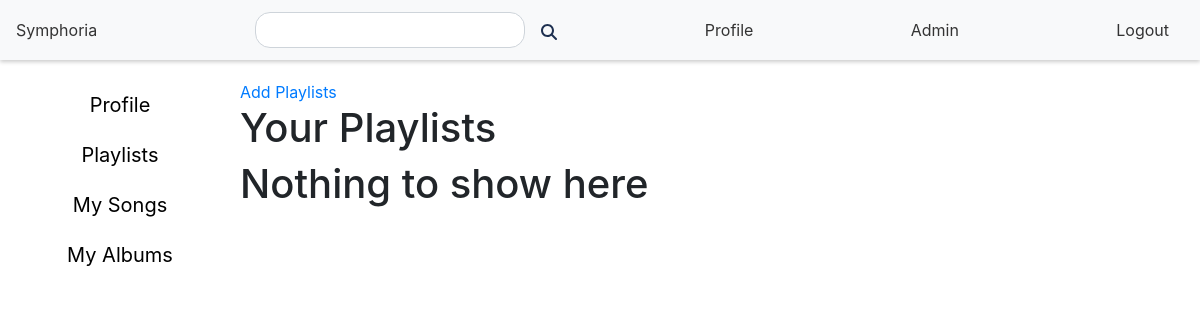
The app's page /my_playlists (signed in), older data.
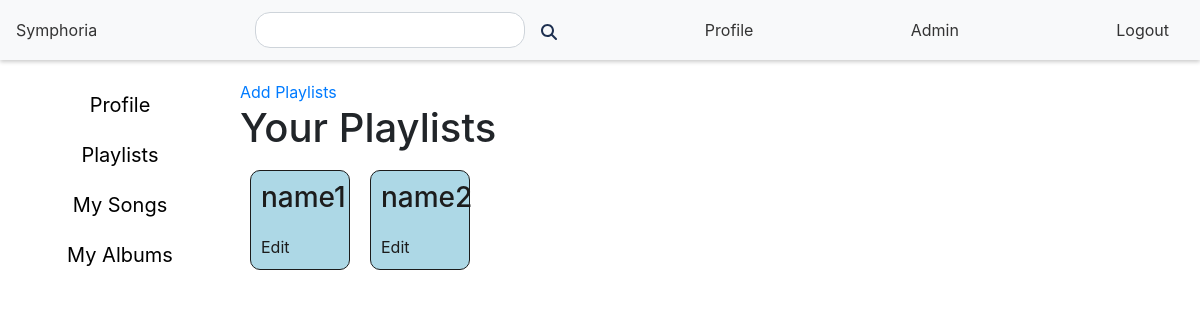
The same page, newer data.
### models.py (models this page shows)
class Playlist(db.Model):
    id = db.Column(db.Integer, primary_key=True)
    name = db.Column(db.String(255), nullable=False)
    user_id = db.Column(db.Integer, db.ForeignKey('user.id'), nullable=False)

### routes.py (the view)
@app.route('/my_playlists')
@is_blacklist
def my_playlists():
    if 'user_id' not in session:
        flash('Please log in', 'info')
        return redirect(url_for('login'))
    else:
        user = User.query.filter_by(id=session['user_id']).first()
        playlists = Playlist.query.filter_by(user_id=user.id).all()
        return render_template('my_playlists.html', user=user, playlists=playlists, Admin=Admin)

### routes.py (called while the page is built)
def is_blacklist(f):
    @wraps(f)
    def decorated_function(*args, **kwargs):
        if 'user_id' in session:
            user = User.query.filter_by(id=session['user_id']).first()
            if user and user.blacklist:
                flash('You are blacklisted', 'info')
                return redirect(url_for('logout'))
        return f(*args, **kwargs)
    return decorated_function

### templates/my_playlists.html (shortened to what this page needs)
{% extends 'layout.html' %}
{% block content %}
        <nav class="navbar">
        <a href="/">Symphoria</a>
        <form action="/search" method="POST">
            {% if session['search'] %}
                <input type="text" name="search" value="{{ session['search'] }}">
            {% else %}
                <input type="text" name="search" value="">
            {% endif %}
            <button type="submit"><img src="{{ url_for('static', filename='magnifying-glass-solid.svg') }}" alt=""></button>
        </form>
        <a href="/profile">Profile</a>
        {% if Admin.query.filter_by(id=session['user_id']).first() %}
            <a href="/admin">Admin</a>
        {% endif %}
        <a href="/logout">Logout</a>
    </nav>
    <div class="content-container">
    <div class="menubar">
        <a href="/profile">Profile</a>
        <a href='/my_playlists'>Playlists</a>
        <a href='/my_songs'>My Songs</a>
        <a href="/my_albums">My Albums</a>
    </div>
    <div class="info">
        <a href="/my_playlists/create" class="add_playlists">Add Playlists</a>
        <h1>Your Playlists</h1>
        {% if playlists %}
            <div class="playlists">
            {% for playlist in playlists %}
                <div class="playlist_controls">
                        <a href="/my_playlists/{{ playlist.id }}"><h3>{{ playlist.name }}</h3></a>
                        <a href="/my_playlists/edit/{{ playlist.id }}">Edit</a>
                </div>
            {% endfor %}
            </div>
        {% else %}
            <h1>Nothing to show here</h1>
        {% endif %}
    </div>
    </div>
{% endblock %}

Row changes from the older to the newer data that the page shows:
added Playlist: name "name1"
added Playlist: name "name2"
Text that changed along with them:
text no longer shown: "Nothing to show here"
